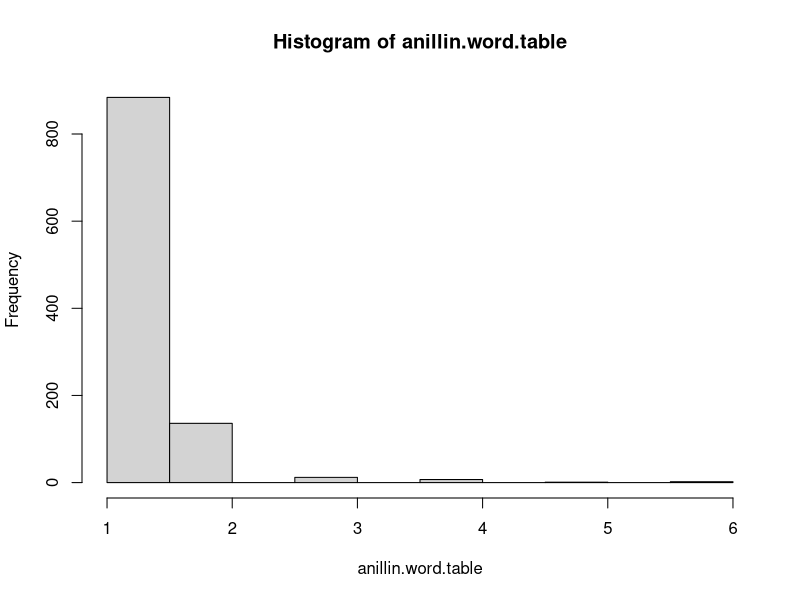

The R script that drew this image:
## ---- chunk 1
knitr::opts_chunk$set(echo = TRUE)
## ---- chunk 2
anillin <-c("MDPFTQHMLEKAEQRSRALGISNASKFPLVECSVPSSSATSASGGDAGVLAPRSRSPGGQ
SAASGGGKVVTLGKATLEASPAKPLRHYTAVNKENLDMGIEINITTDKPIGVQVEIQEQE
VTDDEEQAEGGALNPLLEAEPVNQPLARLRDTSRSRLQRMGALYSNTDDLSSPIHRTEGQ
FHVTTGEEEDCGNRSSRQPKQRLGKLAALADTINQWEDDTSHHEVHRLLEAPPPKPHLSS
RRAEKGPAPLPPKKDEVDEASRTKQLKWDPKVLSSLEAQGFQRRESSTIKHTYDYAKQEE
AAPASKVEDAVLTAKPPVPQKSTTVSQVAKNFASSAPAPKPAPAPAVSVKSGLVSGRAAL
FENKGTGGQSQGLRNQKDPCELSLKERMKLFETGNNKAMLPMAPIGSAPSITQIRAEEVK
QHLAAMHPVTAAAATTVVAATKPKQENKLRDKVAALVANAQSSAETRIKDIDRQRQEDMQ
IISNRFNKQKELFDNQPSDSSVAAQARPPAPAPSRVVRPMPPPPPPPIAALSPGLASSKR
RSPGDAPTTDEDSKRARKSHSDRLYPALSDLDSSGDNCCAAETASATDDSHQQDEEETES
CMDESDDQSQTEDSSAGMCNGSLGREIMSAVQRNEVEMQQQQTGKKTVRYADQDMYYDDS
SLNSSQVSAGIDDYLDEALVEDYGSTQDDQSDSGDEQNASRLSLGSKGTTASNSFSFRKN
PASICTPIEEHHEMEMDLQTPLLSGAQPVKSELSVNQDNDNLVTLVHTVSFYRRQQSANS
SNSTPVRKICREQQVMRSALAGDCHAKHRLEYDSPQQSDYVAAATDIADQTDEDDEEMQN
AREVNDASQAQDKIKKLLSEVCKQQQVIGQASQALNLCAATVEFSGSTESVEGERYLLLA
THRRQACLDEVQRLRVENSIRPVGAPKEKGLLTVKDITIPLRQEYVRKMASNNINGHHLV
CLLKYNEHVLATKTVPTMPGLLSVKFPDVLQLNNVYADFRITLEIYGMLAQRDQLPHELK
YHINLNKKGGIKTPKKKGGENRLVMPPVQSPAGPHVVRTPQLVQYGFAIFSLREIQRTTW
TLTQVLGVSPLEGVVHMKVNCELSVSVEYKGFLTMFEDISGFGAWHRRWCYLNGSVINYW
KYPDDEKRKTPMGSIDLNSCTSQKVTTAPRDICARLNTMLLECERPALETDQESLIIVPN
GRTTTVRHLLSADTKEEREEWCAYLNKALTLLRAWGTTH")
## ---- chunk 3
anillin <- gsub("\n","", anillin)
## ---- chunk 4
anillin.split.list <- strsplit(anillin,"")
## ---- chunk 5
anillin.split.vect <- unlist(anillin.split.list)
## ---- chunk 6
# remove \n from anillin
anillin <- gsub("\n","", anillin) 

# split anillin character string up
anillin.split.list <- strsplit(anillin,"")

# convert from list to vector
## each amino acid is not in a separate slot of 
## the vector
anillin.split.vect <- unlist(anillin.split.list)

# total length of vector; number of amino acids
anillin.length.total <- length(anillin.split.vect)

# total number of words in sequence
## which is 2 less than number of amino acids
anillin.length.total <- anillin.length.total-2


# matrix store the data
## fill with NAs
## make the number of rows = the lenghth of anillin seq
## make number of columns = 3
anillin.word.matrix <- matrix(data = NA,  
                      nrow = anillin.length.total, 
                      ncol = 3)


# loop over each aa in anillin seq
for(i in 1:anillin.length.total){
  
  # grab letters from anillin is sets of 3s
  word.i.vect <- anillin.split.vect[c(i, i+1, i+2)]# what does c(i, i+1, i+2) do?
  
  #store each word in a row of the matrix
  anillin.word.matrix[i ,] <- word.i.vect
  
}


# make a vector to store the words of anillin
## (instead of being in columns they'll be in
## actual 3-latter words, eg AAA)
anillin.word.vector <- rep(NA, nrow(anillin.word.matrix))


# Loop over each possible word
## paste into a single word
for(i in 1:length(anillin.word.vector)){
  anillin.word.vector[i] <- paste(anillin.word.matrix[i,], sep = "", collapse = "")
}


# make a table of all the words to see
# which ones are most common
anillin.word.table <- table(anillin.word.vector)
 

# put words in order; most common word will be first
i.anillin.order <- order(anillin.word.table, decreasing = T)



## ---- chunk 7
# histgram of talbe
## one word occurs six times!
hist(anillin.word.table)


